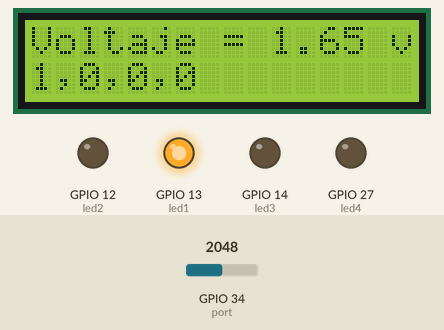
A sketch run on a simulated ESP32. Parts: 16×2 character LCD, output pins drawn as LEDs (lit = HIGH). Inputs (shaded band) come from the test bench; at power-on: GPIO 34 (port) = 2048.

Above: at 1.2 s.
1.3 s: GPIO 34 (port) set to 2451
At 2.0 s:
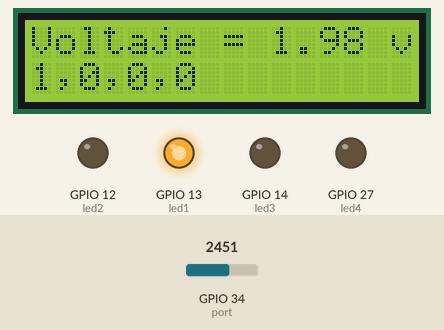
2.9 s: GPIO 34 (port) set to 2551
At 3.9 s:
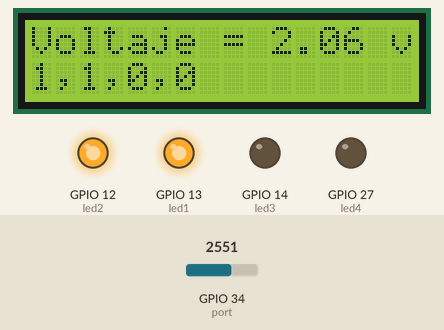
4.4 s: GPIO 34 (port) set to 1228
At 4.8 s:
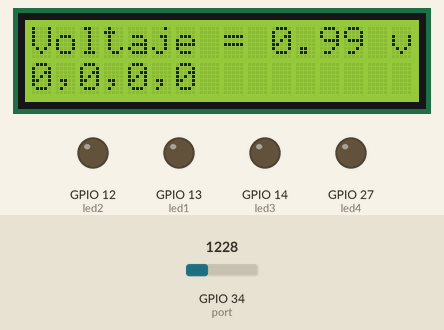
6.0 s: GPIO 34 (port) set to 1271
At 6.9 s:
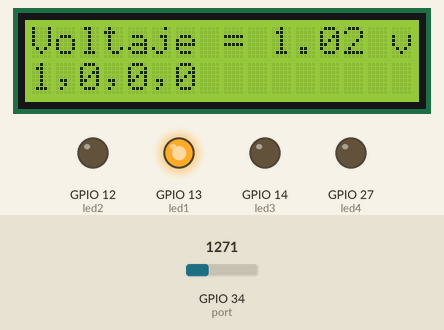
7.6 s: GPIO 34 (port) set to 4095
At 8.9 s:
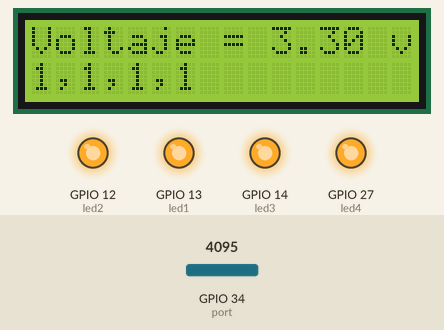
9.2 s: GPIO 34 (port) set to 3937
At 9.7 s:
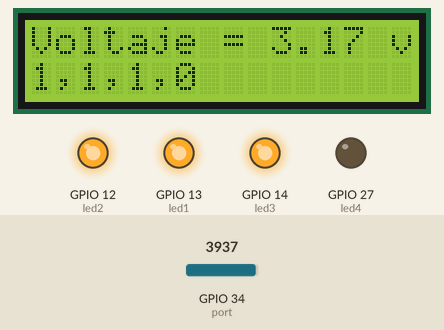
Timing chart, 0 to 11.7 s (numbered marks = the images above; inputs shaded):
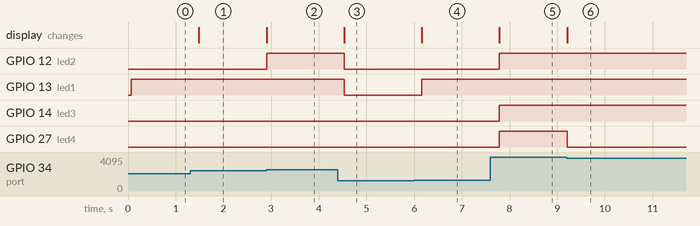

The sketch:

LCD_LEDS.ino
```cpp
#include <LiquidCrystal.h>
//Pantalla Lcd
LiquidCrystal lcd(22,23,5,18,19,21);
//Pines de salida y entrada
int led1 = 13;
int led2 = 12;
int led3 = 14;
int led4 = 27;
int port = 34;


void setup() {
  // put your setup code here, to run once:
  lcd.begin(16,2);
  pinMode(led1,OUTPUT);
  pinMode(led2,OUTPUT);
  pinMode(led3,OUTPUT);
  pinMode(led4,OUTPUT);
}

void loop() {
  // put your main code here, to run repeatedly:
  int valor = analogRead(port);
  float volt = 3.3*valor/4095.0;
  lcd.setCursor(0,0);
  String mensaje = "Voltaje = " + String(volt) + " v";
  lcd.print(mensaje);
  if(volt<1.0){
    digitalWrite(led1,LOW);
    digitalWrite(led2,LOW);
    digitalWrite(led3,LOW);
    digitalWrite(led4,LOW);
    lcd.setCursor(0,1);
    lcd.print("0,0,0,0");
  }
    if(volt<2.0 && volt>=1){
    digitalWrite(led1,HIGH);
    digitalWrite(led2,LOW);
    digitalWrite(led3,LOW);
    digitalWrite(led4,LOW);
    lcd.setCursor(0,1);
    lcd.print("1,0,0,0");
  }
    if(volt<3.0 && volt>=2){
    digitalWrite(led1,HIGH);
    digitalWrite(led2,HIGH);
    digitalWrite(led3,LOW);
    digitalWrite(led4,LOW);
    lcd.setCursor(0,1);
    lcd.print("1,1,0,0");
  }
    if(volt<3.2 && volt>=3){
    digitalWrite(led1,HIGH);
    digitalWrite(led2,HIGH);
    digitalWrite(led3,HIGH);
    digitalWrite(led4,LOW);
    lcd.setCursor(0,1);
    lcd.print("1,1,1,0");
  }
    if(volt>=3.2){
    digitalWrite(led1,HIGH);
    digitalWrite(led2,HIGH);
    digitalWrite(led3,HIGH);
    digitalWrite(led4,HIGH);
    lcd.setCursor(0,1);
    lcd.print("1,1,1,1");
  }
  delay(200);
}
```

Measured:
- the behaviour switches between 2481 and 2482 on GPIO 34 (port) (found by bisection; images 1 and 2)
- the behaviour switches between 1240 and 1241 on GPIO 34 (port) (found by bisection; images 3 and 4)
- the behaviour switches between 3971 and 3970 on GPIO 34 (port) (found by bisection; images 5 and 6)
- after the input at 1.3 s, the display: changes after 0.19 s (image 1)
- after the input at 2.9 s, GPIO 12 (led2): LOW → HIGH at once; the display: changes at once (image 2)
- after the input at 4.4 s, GPIO 12 (led2), GPIO 13 (led1): HIGH → LOW after 0.13 s; the display: changes after 0.13 s (image 3)
- after the input at 6.0 s, GPIO 13 (led1): LOW → HIGH after 0.16 s; the display: changes after 0.16 s (image 4)
- after the input at 7.6 s, GPIO 12 (led2), GPIO 14 (led3), GPIO 27 (led4): LOW → HIGH after 0.18 s; the display: changes after 0.18 s (image 5)
- after the input at 9.2 s, GPIO 27 (led4): HIGH → LOW at once; the display: changes at once (image 6)
